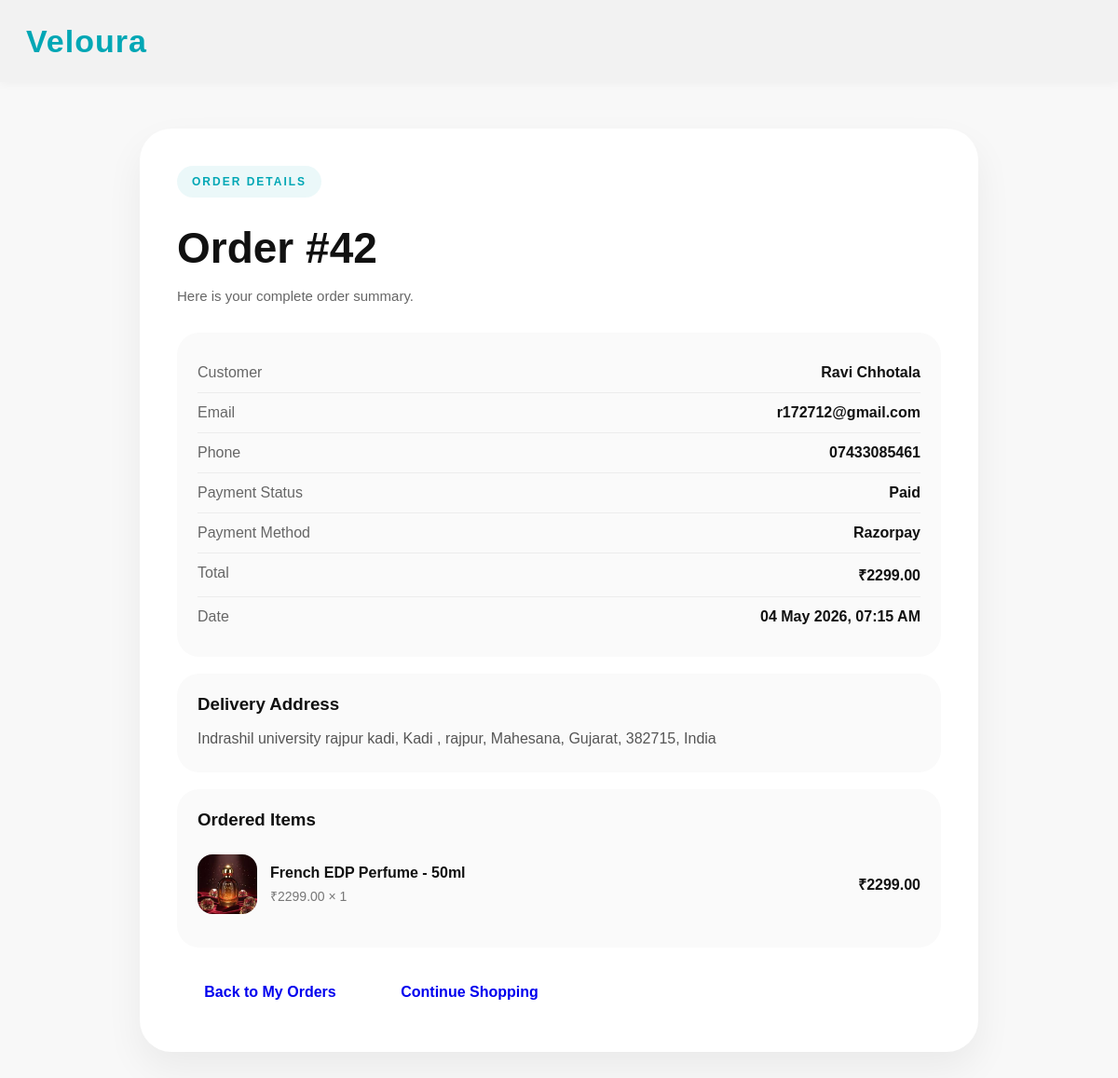
The app's page /my-orders/42/ (signed in) with its own data.
### products/models.py (models this page shows, shortened)
class Order(models.Model):
    PAYMENT_PROVIDER_CHOICES = [
        ('razorpay', 'Razorpay'),
        ('stripe', 'Stripe'),
        ('cod', 'Cash on Delivery'),
    ]
    PAYMENT_STATUS_CHOICES = [
        ('pending', 'Pending'),
        ('created', 'Created'),
        ('paid', 'Paid'),
        ('failed', 'Failed'),
        ('cancelled', 'Cancelled'),
        ('refunded', 'Refunded'),
    ]
    ORDER_STATUS_CHOICES = [
    ('placed', 'Placed'),
    ('packed', 'Packed'),
    ('shipped', 'Shipped'),
    ('out_for_delivery', 'Out for Delivery'),
    ('delivered', 'Delivered'),
    ]
    order_status = models.CharField(
    max_length=30,
    choices=ORDER_STATUS_CHOICES,
    default='placed'
)
    estimated_delivery = models.DateField(blank=True, null=True)
    user = models.ForeignKey(User, on_delete=models.SET_NULL, null=True, blank=True)
    full_name = models.CharField(max_length=100)
    email = models.EmailField(blank=True, null=True)
    phone = models.CharField(max_length=15)
    address = models.TextField()
    total_amount = models.DecimalField(max_digits=10, decimal_places=2)
    payment_provider = models.CharField(max_length=20, choices=PAYMENT_PROVIDER_CHOICES, default='razorpay')
    payment_status = models.CharField(max_length=20, choices=PAYMENT_STATUS_CHOICES, default='pending')
    gateway_order_id = models.CharField(max_length=255, blank=True, null=True)
    gateway_payment_id = models.CharField(max_length=255, blank=True, null=True)
    gateway_signature = models.CharField(max_length=500, blank=True, null=True)
    stripe_session_id = models.CharField(max_length=255, blank=True, null=True)
    is_verified = models.BooleanField(default=False)
    created_at = models.DateTimeField(auto_now_add=True)

class OrderItem(models.Model):
    order = models.ForeignKey(Order, on_delete=models.CASCADE, related_name='items')
    product_name = models.CharField(max_length=200)
    price = models.DecimalField(max_digits=10, decimal_places=2)
    quantity = models.IntegerField()
    image = models.URLField(blank=True, null=True)

### products/views.py (the view)
# urls.py: path('my-orders/<int:order_id>/', order_detail, name='order_detail'),
def order_detail(request, order_id):
    if not request.user.is_authenticated:
        return redirect('login')
    order = get_object_or_404(Order, id=order_id, user=request.user)
    return render(request, 'order_detail.html', {
        'order': order
    })

### products/context_processors.py (called while the page is built)
def cart_count(request):
    cart = request.session.get('cart', {})
    total_items = sum(item['quantity'] for item in cart.values())
    return {
        'cart_count': total_items
    }

def wishlist_count(request):
    wishlist = request.session.get('wishlist', {})
    return {
        'wishlist_count': len(wishlist)
    }

### templates/order_detail.html (shortened to what this page needs)
{% load static %}
<!DOCTYPE html>
<html lang="en">
<head>
    <link rel="stylesheet" href="{% static 'style.css' %}">
</head>
<body>
<header class="navbar">
    <div class="logo"><a href="/" class="logo-link">Veloura</a></div>
</header>
<section class="success-page">
    <div class="success-card">
        <span class="section-tag">ORDER DETAILS</span>
        <h1>Order #{{ order.id }}</h1>
        <p class="success-subtext">Here is your complete order summary.</p>
        <div class="success-order-box">
            <div class="success-order-row">
                <span>Customer</span>
                <strong>{{ order.full_name }}</strong>
            </div>
            <div class="success-order-row">
                <span>Email</span>
                <strong>{{ order.email }}</strong>
            </div>
            <div class="success-order-row">
                <span>Phone</span>
                <strong>{{ order.phone }}</strong>
            </div>
            <div class="success-order-row">
                <span>Payment Status</span>
                <strong>{{ order.payment_status|title }}</strong>
            </div>
            <div class="success-order-row">
                <span>Payment Method</span>
                <strong>{{ order.payment_provider|title }}</strong>
            </div>
            <div class="success-order-row">
                <span>Total</span>
                <strong>₹{{ order.total_amount }}</strong>
            </div>
            <div class="success-order-row">
                <span>Date</span>
                <strong>{{ order.created_at|date:"d M Y, h:i A" }}</strong>
            </div>
        </div>
        <div class="success-address-box">
            <h3>Delivery Address</h3>
            <p>{{ order.address }}</p>
        </div>
        <div class="success-items-box">
            <h3>Ordered Items</h3>
            {% for item in order.items.all %}
            <div class="success-item-row">
                <div class="success-item-left">
                    {% if item.image %}
                    <img src="{{ item.image }}" alt="{{ item.product_name }}">
                    {% endif %}
                    <div>
                        <h4>{{ item.product_name }}</h4>
                        <p>₹{{ item.price }} × {{ item.quantity }}</p>
                    </div>
                </div>
                <strong>₹{{ item.price|floatformat:2 }}</strong>
            </div>
            {% endfor %}
        </div>
        <div class="success-actions">
            <a href="{% url 'order_history' %}" class="success-btn secondary-btn">Back to My Orders</a>
            <a href="/" class="success-btn primary-btn">Continue Shopping</a>
        </div>
    </div>
</section>
</body>
</html>

### records on screen
Order: id "42", full_name "Ravi Chhotala", email "r172712@gmail.com", phone "07433085461", payment_status "Paid", payment_provider "Razorpay", total_amount "2299.00", created_at "04 May 2026, 07:15 AM", address "Indrashil university rajpur kadi, Kadi , rajpur, Mahesana, Gujarat, 382715, India"
OrderItem: image (picture), product_name "French EDP Perfume - 50ml", price "2299.00", quantity "1"
